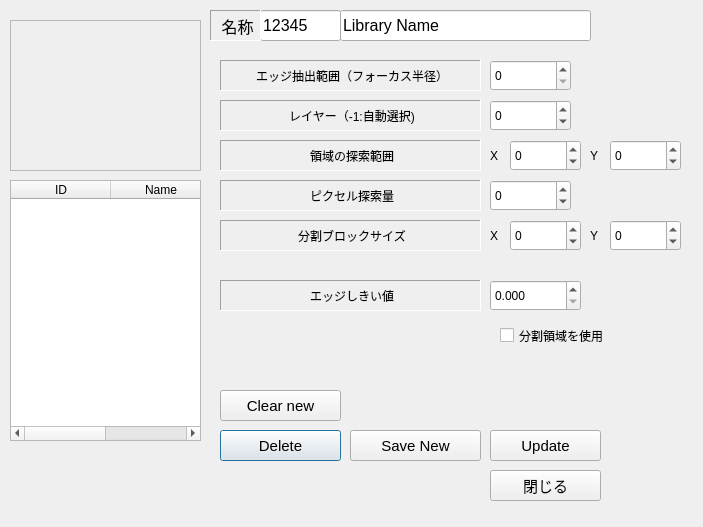
<?xml version="1.0" encoding="UTF-8"?>
<ui version="4.0">
 <class>EdgeMatchingLibraryDialog</class>
 <widget class="QDialog" name="EdgeMatchingLibraryDialog">
  <property name="geometry">
   <rect>
    <x>0</x>
    <y>0</y>
    <width>703</width>
    <height>527</height>
   </rect>
  </property>
  <property name="windowTitle">
   <string>Dialog</string>
  </property>
  <widget class="QPushButton" name="ButtonLibDelete">
   <property name="geometry">
    <rect>
     <x>220</x>
     <y>430</y>
     <width>121</width>
     <height>31</height>
    </rect>
   </property>
   <property name="font">
    <font>
     <pointsize>11</pointsize>
    </font>
   </property>
   <property name="text">
    <string>Delete</string>
   </property>
   <property name="icon">
    <iconset>
     <normaloff>:/Qtres/Delete.png</normaloff>:/Qtres/Delete.png</iconset>
   </property>
  </widget>
  <widget class="QDoubleSpinBox" name="EditThresholdDiv">
   <property name="geometry">
    <rect>
     <x>490</x>
     <y>280</y>
     <width>91</width>
     <height>31</height>
    </rect>
   </property>
   <property name="decimals">
    <number>3</number>
   </property>
   <property name="maximum">
    <double>1.000000000000000</double>
   </property>
  </widget>
  <widget class="QLabel" name="label_10">
   <property name="geometry">
    <rect>
     <x>220</x>
     <y>60</y>
     <width>261</width>
     <height>31</height>
    </rect>
   </property>
   <property name="frameShape">
    <enum>QFrame::Panel</enum>
   </property>
   <property name="frameShadow">
    <enum>QFrame::Sunken</enum>
   </property>
   <property name="text">
    <string>エッジ抽出範囲（フォーカス半径）</string>
   </property>
   <property name="alignment">
    <set>Qt::AlignCenter|Qt::AlignHCenter|Qt::AlignLeading|Qt::AlignLeft|Qt::AlignVCenter</set>
   </property>
  </widget>
  <widget class="QLineEdit" name="EditLibName">
   <property name="geometry">
    <rect>
     <x>340</x>
     <y>10</y>
     <width>251</width>
     <height>31</height>
    </rect>
   </property>
   <property name="font">
    <font>
     <pointsize>12</pointsize>
    </font>
   </property>
   <property name="text">
    <string>Library Name</string>
   </property>
  </widget>
  <widget class="QFrame" name="frameLibFolder">
   <property name="geometry">
    <rect>
     <x>10</x>
     <y>20</y>
     <width>191</width>
     <height>151</height>
    </rect>
   </property>
   <property name="frameShape">
    <enum>QFrame::StyledPanel</enum>
   </property>
   <property name="frameShadow">
    <enum>QFrame::Sunken</enum>
   </property>
  </widget>
  <widget class="QSpinBox" name="EditFocusRadius">
   <property name="geometry">
    <rect>
     <x>490</x>
     <y>60</y>
     <width>81</width>
     <height>31</height>
    </rect>
   </property>
   <property name="maximum">
    <number>100000000</number>
   </property>
  </widget>
  <widget class="QLabel" name="label_13">
   <property name="geometry">
    <rect>
     <x>220</x>
     <y>180</y>
     <width>261</width>
     <height>31</height>
    </rect>
   </property>
   <property name="frameShape">
    <enum>QFrame::Panel</enum>
   </property>
   <property name="frameShadow">
    <enum>QFrame::Sunken</enum>
   </property>
   <property name="text">
    <string>ピクセル探索量</string>
   </property>
   <property name="alignment">
    <set>Qt::AlignCenter|Qt::AlignHCenter|Qt::AlignLeading|Qt::AlignLeft|Qt::AlignVCenter</set>
   </property>
  </widget>
  <widget class="QTableWidget" name="tableWidgetLibList">
   <property name="geometry">
    <rect>
     <x>10</x>
     <y>180</y>
     <width>191</width>
     <height>261</height>
    </rect>
   </property>
   <property name="dragEnabled">
    <bool>true</bool>
   </property>
   <property name="dragDropOverwriteMode">
    <bool>true</bool>
   </property>
   <property name="dragDropMode">
    <enum>QAbstractItemView::DragOnly</enum>
   </property>
   <property name="selectionMode">
    <enum>QAbstractItemView::SingleSelection</enum>
   </property>
   <property name="selectionBehavior">
    <enum>QAbstractItemView::SelectRows</enum>
   </property>
   <column>
    <property name="text">
     <string>ID</string>
    </property>
   </column>
   <column>
    <property name="text">
     <string>Name</string>
    </property>
   </column>
  </widget>
  <widget class="QPushButton" name="ButtonLibNew">
   <property name="geometry">
    <rect>
     <x>220</x>
     <y>390</y>
     <width>121</width>
     <height>31</height>
    </rect>
   </property>
   <property name="font">
    <font>
     <pointsize>11</pointsize>
    </font>
   </property>
   <property name="text">
    <string>Clear new</string>
   </property>
   <property name="icon">
    <iconset>
     <normaloff>:/Qtres/ClearNew.png</normaloff>:/Qtres/ClearNew.png</iconset>
   </property>
  </widget>
  <widget class="QSpinBox" name="EditSearchDotY">
   <property name="geometry">
    <rect>
     <x>610</x>
     <y>140</y>
     <width>71</width>
     <height>31</height>
    </rect>
   </property>
   <property name="minimum">
    <number>-10000</number>
   </property>
   <property name="maximum">
    <number>10000</number>
   </property>
  </widget>
  <widget class="QSpinBox" name="EditSearchDotX">
   <property name="geometry">
    <rect>
     <x>510</x>
     <y>140</y>
     <width>71</width>
     <height>31</height>
    </rect>
   </property>
   <property name="minimum">
    <number>-10000</number>
   </property>
   <property name="maximum">
    <number>10000</number>
   </property>
  </widget>
  <widget class="QSpinBox" name="EditSearchByPixel">
   <property name="geometry">
    <rect>
     <x>490</x>
     <y>180</y>
     <width>81</width>
     <height>31</height>
    </rect>
   </property>
   <property name="minimum">
    <number>-1</number>
   </property>
   <property name="maximum">
    <number>10000</number>
   </property>
  </widget>
  <widget class="QLineEdit" name="EditLibID">
   <property name="geometry">
    <rect>
     <x>260</x>
     <y>10</y>
     <width>81</width>
     <height>31</height>
    </rect>
   </property>
   <property name="font">
    <font>
     <pointsize>12</pointsize>
    </font>
   </property>
   <property name="text">
    <string>12345</string>
   </property>
   <property name="readOnly">
    <bool>true</bool>
   </property>
  </widget>
  <widget class="QLabel" name="label_11">
   <property name="geometry">
    <rect>
     <x>220</x>
     <y>140</y>
     <width>261</width>
     <height>31</height>
    </rect>
   </property>
   <property name="frameShape">
    <enum>QFrame::Panel</enum>
   </property>
   <property name="frameShadow">
    <enum>QFrame::Sunken</enum>
   </property>
   <property name="text">
    <string>領域の探索範囲</string>
   </property>
   <property name="alignment">
    <set>Qt::AlignCenter|Qt::AlignHCenter|Qt::AlignLeading|Qt::AlignLeft|Qt::AlignVCenter</set>
   </property>
  </widget>
  <widget class="QLabel" name="label_2">
   <property name="geometry">
    <rect>
     <x>590</x>
     <y>140</y>
     <width>21</width>
     <height>31</height>
    </rect>
   </property>
   <property name="text">
    <string>Y</string>
   </property>
  </widget>
  <widget class="QLabel" name="label_64">
   <property name="geometry">
    <rect>
     <x>220</x>
     <y>280</y>
     <width>261</width>
     <height>31</height>
    </rect>
   </property>
   <property name="frameShape">
    <enum>QFrame::Panel</enum>
   </property>
   <property name="frameShadow">
    <enum>QFrame::Sunken</enum>
   </property>
   <property name="text">
    <string>エッジしきい値</string>
   </property>
   <property name="alignment">
    <set>Qt::AlignCenter|Qt::AlignHCenter|Qt::AlignLeading|Qt::AlignLeft|Qt::AlignVCenter</set>
   </property>
  </widget>
  <widget class="QLabel" name="label_4">
   <property name="geometry">
    <rect>
     <x>210</x>
     <y>10</y>
     <width>51</width>
     <height>31</height>
    </rect>
   </property>
   <property name="font">
    <font>
     <pointsize>12</pointsize>
    </font>
   </property>
   <property name="frameShape">
    <enum>QFrame::Panel</enum>
   </property>
   <property name="frameShadow">
    <enum>QFrame::Sunken</enum>
   </property>
   <property name="text">
    <string>名称</string>
   </property>
   <property name="alignment">
    <set>Qt::AlignCenter|Qt::AlignHCenter|Qt::AlignLeading|Qt::AlignLeft|Qt::AlignVCenter</set>
   </property>
  </widget>
  <widget class="QPushButton" name="ButtonLibSaveNew">
   <property name="geometry">
    <rect>
     <x>350</x>
     <y>430</y>
     <width>131</width>
     <height>31</height>
    </rect>
   </property>
   <property name="font">
    <font>
     <pointsize>11</pointsize>
    </font>
   </property>
   <property name="text">
    <string>Save New</string>
   </property>
   <property name="icon">
    <iconset>
     <normaloff>:/Qtres/SaveNew.png</normaloff>:/Qtres/SaveNew.png</iconset>
   </property>
  </widget>
  <widget class="QLabel" name="label_12">
   <property name="geometry">
    <rect>
     <x>220</x>
     <y>100</y>
     <width>261</width>
     <height>31</height>
    </rect>
   </property>
   <property name="frameShape">
    <enum>QFrame::Panel</enum>
   </property>
   <property name="frameShadow">
    <enum>QFrame::Sunken</enum>
   </property>
   <property name="text">
    <string>レイヤー（-1:自動選択)</string>
   </property>
   <property name="alignment">
    <set>Qt::AlignCenter|Qt::AlignHCenter|Qt::AlignLeading|Qt::AlignLeft|Qt::AlignVCenter</set>
   </property>
  </widget>
  <widget class="QSpinBox" name="EditLayer">
   <property name="geometry">
    <rect>
     <x>490</x>
     <y>100</y>
     <width>81</width>
     <height>31</height>
    </rect>
   </property>
   <property name="minimum">
    <number>-1</number>
   </property>
   <property name="maximum">
    <number>10000</number>
   </property>
  </widget>
  <widget class="QPushButton" name="pushButtonClose">
   <property name="geometry">
    <rect>
     <x>490</x>
     <y>470</y>
     <width>111</width>
     <height>31</height>
    </rect>
   </property>
   <property name="font">
    <font>
     <pointsize>11</pointsize>
    </font>
   </property>
   <property name="text">
    <string>閉じる</string>
   </property>
   <property name="icon">
    <iconset>
     <normaloff>:/Qtres/Close.png</normaloff>:/Qtres/Close.png</iconset>
   </property>
  </widget>
  <widget class="QPushButton" name="ButtonLibSave">
   <property name="geometry">
    <rect>
     <x>490</x>
     <y>430</y>
     <width>111</width>
     <height>31</height>
    </rect>
   </property>
   <property name="font">
    <font>
     <pointsize>11</pointsize>
    </font>
   </property>
   <property name="text">
    <string>Update</string>
   </property>
   <property name="icon">
    <iconset>
     <normaloff>:/Qtres/Update.png</normaloff>:/Qtres/Update.png</iconset>
   </property>
  </widget>
  <widget class="QLabel" name="label">
   <property name="geometry">
    <rect>
     <x>490</x>
     <y>140</y>
     <width>16</width>
     <height>31</height>
    </rect>
   </property>
   <property name="text">
    <string>X</string>
   </property>
  </widget>
  <widget class="QDoubleSpinBox" name="EditThresholdDirection">
   <property name="geometry">
    <rect>
     <x>810</x>
     <y>710</y>
     <width>91</width>
     <height>31</height>
    </rect>
   </property>
   <property name="decimals">
    <number>3</number>
   </property>
   <property name="maximum">
    <double>1.000000000000000</double>
   </property>
  </widget>
  <widget class="QSpinBox" name="EditBlockSizeY">
   <property name="geometry">
    <rect>
     <x>610</x>
     <y>220</y>
     <width>71</width>
     <height>31</height>
    </rect>
   </property>
   <property name="minimum">
    <number>-99999999</number>
   </property>
   <property name="maximum">
    <number>99999999</number>
   </property>
  </widget>
  <widget class="QSpinBox" name="EditBlockSizeX">
   <property name="geometry">
    <rect>
     <x>510</x>
     <y>220</y>
     <width>71</width>
     <height>31</height>
    </rect>
   </property>
   <property name="minimum">
    <number>-99999999</number>
   </property>
   <property name="maximum">
    <number>99999999</number>
   </property>
  </widget>
  <widget class="QLabel" name="label_3">
   <property name="geometry">
    <rect>
     <x>590</x>
     <y>220</y>
     <width>21</width>
     <height>31</height>
    </rect>
   </property>
   <property name="text">
    <string>Y</string>
   </property>
  </widget>
  <widget class="QLabel" name="label_5">
   <property name="geometry">
    <rect>
     <x>490</x>
     <y>220</y>
     <width>16</width>
     <height>31</height>
    </rect>
   </property>
   <property name="text">
    <string>X</string>
   </property>
  </widget>
  <widget class="QLabel" name="label_14">
   <property name="geometry">
    <rect>
     <x>220</x>
     <y>220</y>
     <width>261</width>
     <height>31</height>
    </rect>
   </property>
   <property name="frameShape">
    <enum>QFrame::Panel</enum>
   </property>
   <property name="frameShadow">
    <enum>QFrame::Sunken</enum>
   </property>
   <property name="text">
    <string>分割ブロックサイズ</string>
   </property>
   <property name="alignment">
    <set>Qt::AlignCenter|Qt::AlignHCenter|Qt::AlignLeading|Qt::AlignLeft|Qt::AlignVCenter</set>
   </property>
  </widget>
  <widget class="QCheckBox" name="checkBoxUseDivided">
   <property name="geometry">
    <rect>
     <x>500</x>
     <y>320</y>
     <width>191</width>
     <height>31</height>
    </rect>
   </property>
   <property name="text">
    <string>分割領域を使用</string>
   </property>
  </widget>
 </widget>
 <resources/>
 <connections/>
</ui>
